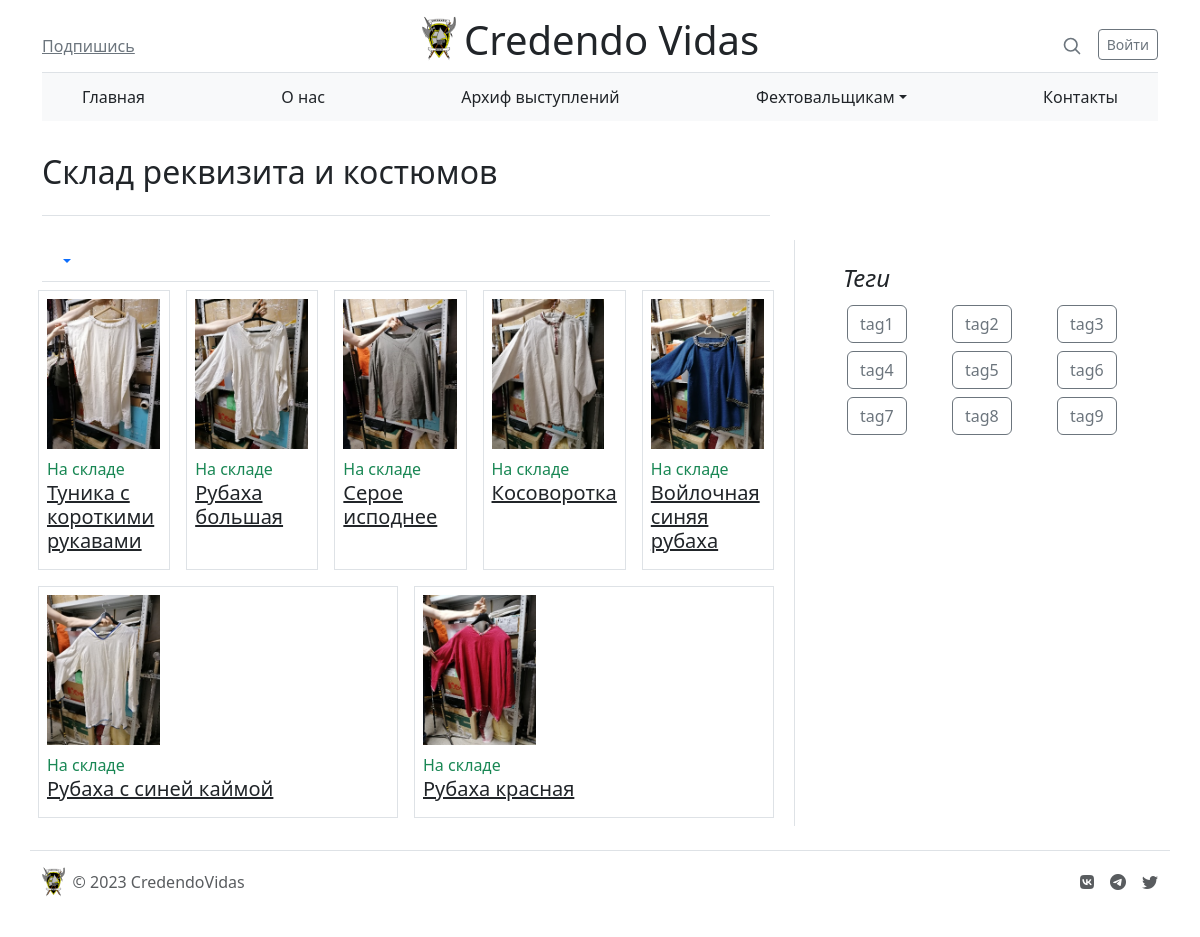
/store/, run on an earlier commit of the app's database.
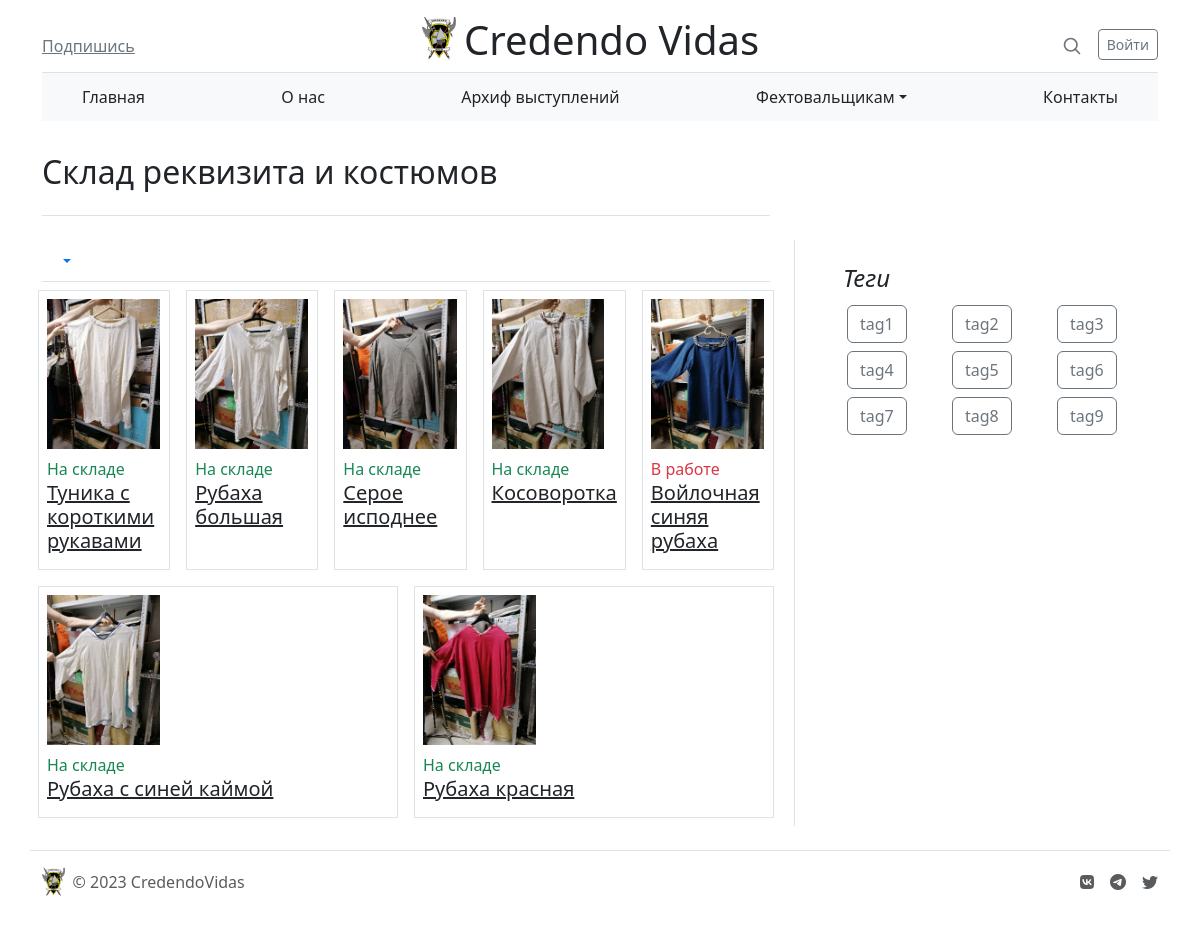
And on a later commit of the database.
### store/models.py (models this page shows, shortened)
class Item(models.Model):
    STORED = True
    ACTIVE = False
    STATUS_CHOISES = [
        (STORED, 'На складе'),
        (ACTIVE, 'В работе')
    ]
    name = models.CharField('Название', max_length=100)
    photo = models.ImageField(upload_to='store/item_images/', null=True)
    place = models.CharField('Место на складе', max_length=50)
    size = models.CharField('Размер', max_length=30)
    material = models.CharField('Материал', max_length=30, blank=True)
    status = models.BooleanField('Статус', choices=STATUS_CHOISES)
    color = models.ManyToManyField(Color)
    last_status_change = models.DateTimeField('Последнее изменение статуса')
    tags = models.ManyToManyField(Tag)
    category = models.ForeignKey(Category, on_delete=models.CASCADE, verbose_name="Категория", blank=True, null=True)
    class Meta:
        verbose_name = 'Предмет'
        verbose_name_plural = 'Предметы'

### store/views.py (the view)
# urls.py: path('', views.catalog, name='catalog'),
def catalog(request):
    categories = Category.objects.all()
    items = Item.objects.all()
    return render(request, 'store/catalog.html', {'items': items, 'categories': categories})

### templates/store/catalog.html (shortened to what this page needs)
{% extends 'main/layout.html' %}
{% load mptt_tags %}
{% load static %}
{% block content %}
    <main class="container">
  <div class="row g-5">
    <div class="col-md-8">
      <h2 class="pb-4 my-4 border-bottom">
        Склад реквизита и костюмов
      </h2>
    </div>
  </div>
    <div class="row g-5">
        <div class="col-8">
            <ul class="nav nav-tabs">
                {% recursetree categories %}
                    {% if not node.is_leaf_node %}
                        <li class="nav-item dropdown">
                            <a class="nav-link dropdown-toggle" id="tabs-dropdown" role="button" data-bs-toggle="dropdown" aria-expanded="false">
                            </a>
                        </li>
                    {% else %}
                        <li class="nav-item">
                            <a class="nav-link" aria-current="page" href="category={{ node.slug }}">{{ node.name }}</a>
                        </li>
                    {% endif %}
                {% endrecursetree %}
            </ul>
            <div class="row justify-content-between">
                {% for item in items %}
                    <div class="col-sm m-2 p-2 border">
                        <img class="mb-2" src="{{ item.photo.url }}" height="150">
                        <div class="align-self-end">
                            {% if item.status == item.STORED %}
                            <p class="mb-0 text-success"> На складе</p>
                            {% else %}
                            <p class="mb-0 text-danger"> В работе</p>
                            {% endif %}
                        </div>
                        <h5><a class="link-dark" href="item-id={{ item.id }}">{{ item.name }}</a></h5>
                    </div>
                {% endfor %}
             </div>
        </div>
        <div class="col-4 border-start">
      <div class="position-sticky" style="top: 2rem;">
        <div class="p-4">
          <h4 class="fst-italic">Теги</h4>
          <div class="row justify-content-between">
              <div class="col m-1"><button class="btn btn-outline-secondary">tag1</button></div>
              <div class="col m-1"><button class="btn btn-outline-secondary">tag2</button></div>
              <div class="col m-1"><button class="btn btn-outline-secondary">tag3</button></div>
              <div class="col m-1"><button class="btn btn-outline-secondary">tag4</button></div>
              <div class="col m-1"><button class="btn btn-outline-secondary">tag5</button></div>
              <div class="col m-1"><button class="btn btn-outline-secondary">tag6</button></div>
              <div class="col m-1"><button class="btn btn-outline-secondary">tag7</button></div>
              <div class="col m-1"><button class="btn btn-outline-secondary">tag8</button></div>
              <div class="col m-1"><button class="btn btn-outline-secondary">tag9</button></div>
          </div>
        </div>
      </div>
    </div>
    </div>
</main>
{% endblock %}

### templates/main/layout.html (shortened to what this page needs)
{% load static %}
<!DOCTYPE html>
<html lang="en">
<head>
    <link href="https://cdn.jsdelivr.net/npm/bootstrap@5.3.0/dist/css/bootstrap.min.css" rel="stylesheet">
    <link rel="stylesheet" href="https://cdn.jsdelivr.net/npm/@fortawesome/fontawesome-free@6.2.1/css/fontawesome.min.css">
    <link rel="stylesheet" href="https://cdn.jsdelivr.net/npm/bootstrap-icons@1.10.2/font/bootstrap-icons.css">
</head>
<body>
    <div class="container">
        {% include 'main/header.html' %}
        {% block content %}
        {% endblock %}
    {% include 'main/footer.html' %}
</body>
</html>

### templates/main/header.html (shortened to what this page needs)
{% load static %}
<header class="blog-header pt-3 border-bottom">
    <div class="row flex-nowrap justify-content-between align-items-center">
      <div class="col-4 pt-1">
        <a class="link-secondary" href="#">Подпишись</a>
      </div>
      <div class="d-flex col-4 text-center">
            <img src="{% static 'img/logo.svg' %}" height="45" class="me-2">
            <h1 class="text-dark" href="#">Credendo Vidas</h1>
      </div>
      <div class="col-4 d-flex justify-content-end align-items-center">
        <a class="link-secondary" href="#" aria-label="Search">
          <svg xmlns="http://www.w3.org/2000/svg" width="20" height="20" fill="none" stroke="currentColor" stroke-linecap="round" stroke-linejoin="round" stroke-width="2" class="mx-3" role="img" viewBox="0 0 24 24"><title>Search</title><circle cx="10.5" cy="10.5" r="7.5"></circle><path d="M21 21l-5.2-5.2"></path></svg>
        </a>
        <a class="btn btn-sm btn-outline-secondary" href="#">Войти</a>
      </div>
    </div>
  </header>
  <div class="nav-scroller bg-light py-1 mb-2">
        <ul class="nav d-flex justify-content-between px-3">
          <li class="nav-item px-2"><a class="nav-link link-dark" href="{% url 'home' %}">Главная</a></li>
          <li class="nav-item px-2"><a class="nav-link link-dark" href="{% url 'about' %}">О нас</a></li>
          <li class="nav-item px-2"><a class="nav-link link-dark" href="{% url 'archive' %}">Архиф выступлений</a></li>
          <li class="nav-item dropdown px-2">
              <a class="nav-link dropdown-toggle link-dark" role="button" id="navbarDropdown" data-bs-toggle="dropdown" aria-expanded="false">
                  Фехтовальщикам</a>
          </li>
          <li class="nav-item px-2 link-dark"><a class="nav-link link-dark" href="{% url 'contacts' %}">Контакты</a></li>
        </ul>
  </div>
</div>

### templates/main/footer.html
{% load static %}
<footer class="container d-flex flex-wrap justify-content-between align-items-center py-3 my-4 border-top">
    <div class="col-md-4 d-flex align-items-center">
      <a href="/" class="mb-3 me-2 mb-md-0 text-muted text-decoration-none lh-1">
          <img src="{% static 'img/logo.svg' %}" height="30">
      </a>
      <span class="mb-3 mb-md-0 text-muted">© 2023 CredendoVidas</span>
    </div>
    <ul class="nav col-md-4 justify-content-end list-unstyled d-flex">
      <li class="ms-3"><a class="text-muted" href="#"><i class="fa-brands fa-vk"></i></a></li>
      <li class="ms-3"><a class="text-muted" href="#"><i class="bi bi-telegram"></i></a></li>
      <li class="ms-3"><a class="text-muted" href="#"><i class="bi bi-twitter"></i></a></li>
    </ul>
</footer>

What changed in the data, as far as the page shows it:
changed Item "Войлочная синяя рубаха": status "На складе" → "В работе"
